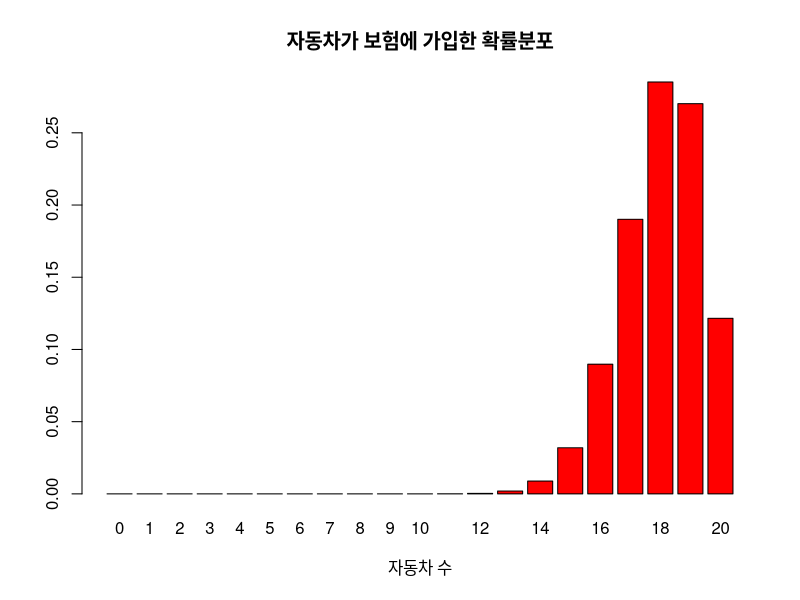

Reproduce this figure in R.
p<-dbinom(c(0,1,2,3,4,5,6,7,8,9,10,11,12,13,14,15,16,17,18,19,20), 20, 0.9)
print(p)

names(p)=c(0,1,2,3,4,5,6,7,8,9,10,11,12,13,14,15,16,17,18,19,20)
result<-barplot(p, col="red", border="black", main="자동차가 보험에 가입한 확률분포", xlab="자동차 수")
print(result)